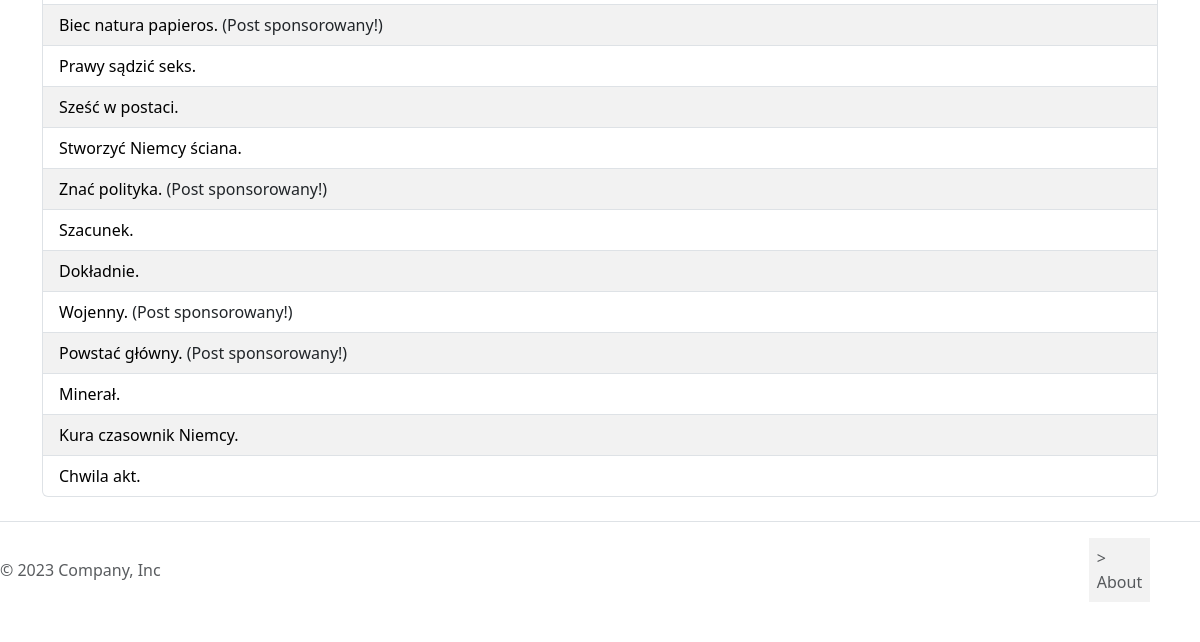
The app's page /posts/ (lower part), older data.
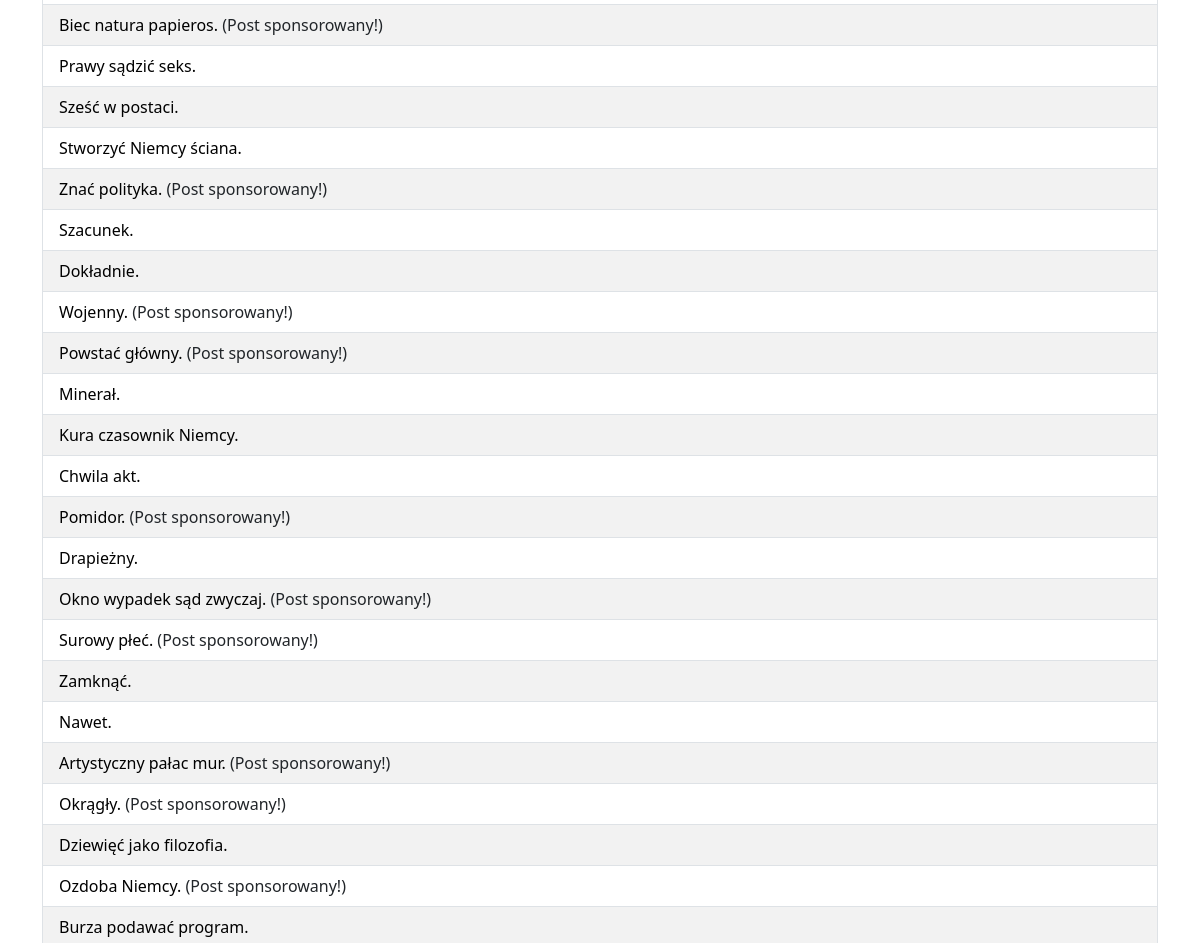
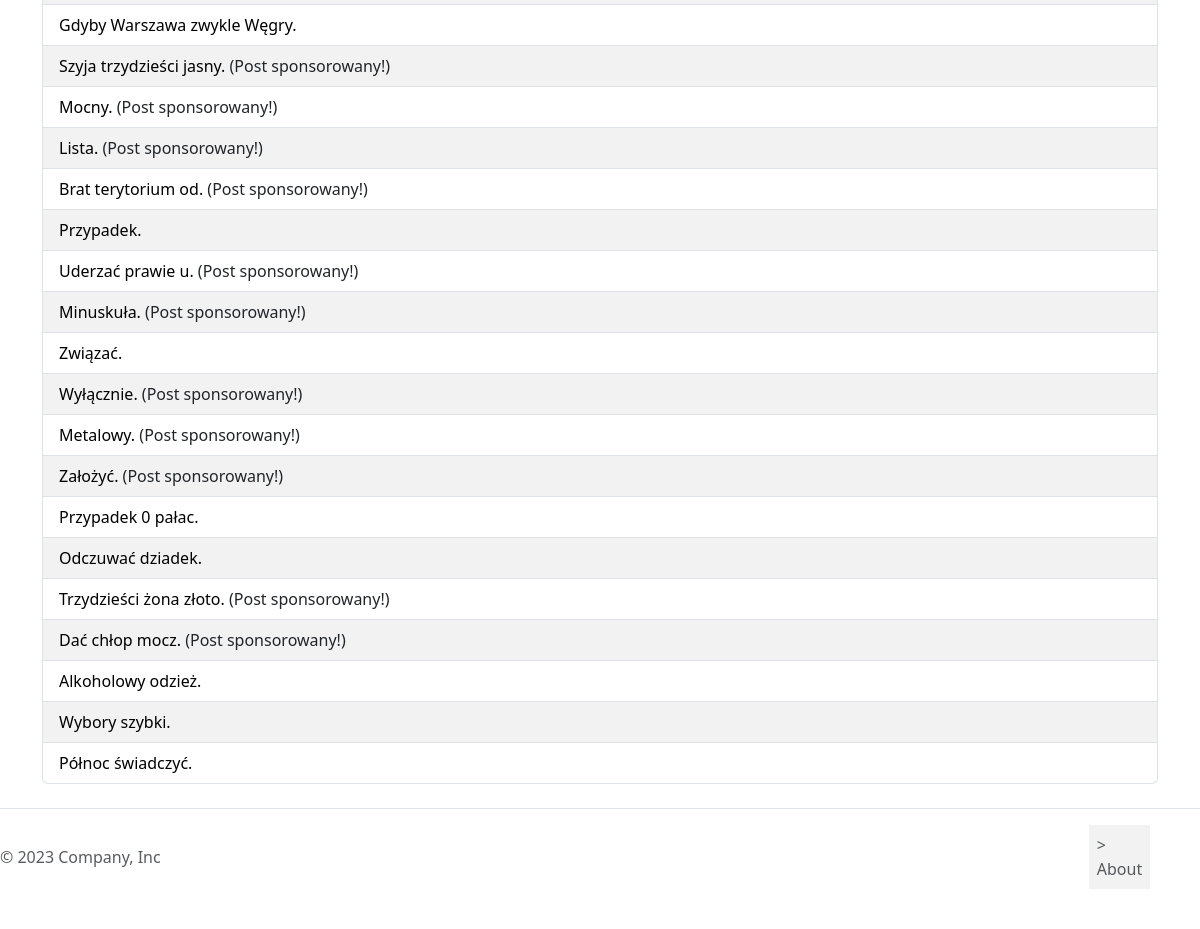
The same page, newer data (2 pictures, top to bottom).
### posts/models.py (models this page shows, shortened)
class Post(models.Model):
    title = models.CharField(max_length=250)
    content = models.TextField()
    published = models.BooleanField(default=False)
    created = models.DateTimeField(auto_now_add=True)
    modified = models.DateTimeField(auto_now=True)
    sponsored = models.BooleanField(default=False)
    author = models.ForeignKey("auth.User", on_delete=models.CASCADE, related_name="posts")

### posts/views.py (the view)
# urls.py: path('', posts_list, name='list'),
def posts_list(request):
    posts = Post.objects.all()
    context = {'posts_list': posts}
    return render(request, 'posts/list.html', context)

### posts/templates/posts/list.html (shortened to what this page needs)
{% extends 'base.html' %}
{% load static %}
{% block styles %}
<link href="{% static 'posts/css/style.css' %}" rel="stylesheet">
{% endblock %}
{% block content %}
    <ul class="list-group">
        {% for post in posts_list %}
            <li class="list-group-item">
                <a href="{% url 'posts:details' post.id %}"> {{ post.title }} </a>
                {% if post.sponsored %}
                    (Post sponsorowany!)
                {% endif %}
            </li>
        {% endfor %}
    </ul>
{% endblock %}

### main/templates/base.html (shortened to what this page needs)
{% load static %}
<!DOCTYPE html>
<html lang="en">
<head>
    <link href="https://cdn.jsdelivr.net/npm/bootstrap@5.3.0-alpha3/dist/css/bootstrap.min.css" rel="stylesheet"
>
    <link href="{% static 'main/css/style.css' %}" rel="stylesheet">
    {% block styles %} {% endblock %}
</head>
<body>
    <div class="container">
        {% block content %}
        {% endblock %}
    </div>
    <footer class="d-flex flex-wrap justify-content-between align-items-center py-3 my-4 border-top">
    <p class="col-md-4 mb-0 text-body-secondary">© 2023 Company, Inc</p>
    <a href="/" class="col-md-4 d-flex align-items-center justify-content-center mb-3 mb-md-0 me-md-auto link-body-emphasis text-decoration-none">
      <svg class="bi me-2" width="40" height="32"><use xlink:href="#bootstrap"></use></svg>
    </a>
        <nav>
            <ul class="nav col-md-4 justify-content-end">
                <li class="nav-item">
                    <a href="{% url 'main:about' %}" class="nav-link px-2 text-body-secondary">> About </a>
                </li>
            </ul>
        </nav>
    </footer>
</body>
</html>

### main/static/main/css/style.css (style rules this page uses)
body { background-color: #fff; }

### posts/static/posts/css/style.css (style rules this page uses)
ul { list-style-type : none; }
ul li:nth-child(odd) { background-color : #f2f2f2; }
ul li a { color : #000; text-decoration : none; }

Row changes from the older to the newer data that the page shows:
added Post: title "Pomidor.", sponsored "(Post sponsorowany!)"
added Post: title "Drapieżny."
added Post: title "Okno wypadek sąd zwyczaj.", sponsored "(Post sponsorowany!)"
added Post: title "Surowy płeć.", sponsored "(Post sponsorowany!)"
added Post: title "Zamknąć."
added Post: title "Nawet."
added Post: title "Artystyczny pałac mur.", sponsored "(Post sponsorowany!)"
added Post: title "Okrągły.", sponsored "(Post sponsorowany!)"
added Post: title "Dziewięć jako filozofia."
added Post: title "Ozdoba Niemcy.", sponsored "(Post sponsorowany!)"
added Post: title "Burza podawać program."
added Post: title "Gdyby Warszawa zwykle Węgry."
added Post: title "Szyja trzydzieści jasny.", sponsored "(Post sponsorowany!)"
added Post: title "Mocny.", sponsored "(Post sponsorowany!)"
added Post: title "Lista.", sponsored "(Post sponsorowany!)"
added Post: title "Brat terytorium od.", sponsored "(Post sponsorowany!)"
added Post: title "Przypadek."
added Post: title "Uderzać prawie u.", sponsored "(Post sponsorowany!)"
added Post: title "Minuskuła.", sponsored "(Post sponsorowany!)"
added Post: title "Związać."
added Post: title "Wyłącznie.", sponsored "(Post sponsorowany!)"
added Post: title "Metalowy.", sponsored "(Post sponsorowany!)"
added Post: title "Założyć.", sponsored "(Post sponsorowany!)"
added Post: title "Przypadek 0 pałac."
added Post: title "Odczuwać dziadek."
added Post: title "Trzydzieści żona złoto.", sponsored "(Post sponsorowany!)"
added Post: title "Dać chłop mocz.", sponsored "(Post sponsorowany!)"
added Post: title "Alkoholowy odzież."
added Post: title "Wybory szybki."
added Post: title "Północ świadczyć."
